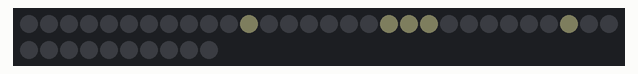
Simulated run of this sketch. Board: Arduino Uno, built with avr-gcc and run on an emulated ATmega328P. Parts: 40 RGB LEDs in strip order, left to right, continuing on the next row. Dim RGB values are drawn brighter than linear; what the sketch prints to the serial monitor is not drawn.

Above: at 1.1 s.
At 2.1 s:
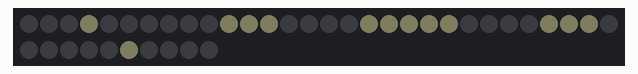
At 3.1 s:
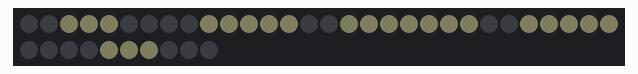
At 4.1 s:
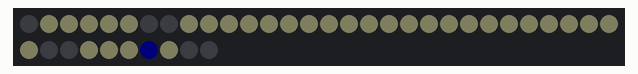
At 5.1 s:
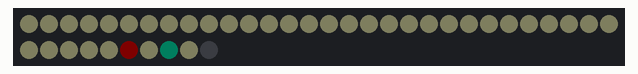

The sketch:

propagating_matrix.ino
```cpp
int rows;
int cols;
int marker = 2;
#include <FastLED.h>
int myLeds[][8] = {
{0, 1, 2, 3, 4, 5, 6, 7},
{8, 9, 10, 11, 12, 13, 14, 15},
{16, 17, 18, 19, 20, 21, 22, 23},
{24, 25, 26, 27, 28, 29, 30, 31},
{32, 33, 34, 35, 36, 37, 38, 39}};

int lightUp[][8] = {{0,0,0,0,0,0,0,0},
                    {0,0,0,0,0,0,0,0},
                    {0,0,0,0,0,0,0,0},
                    {0,0,0,0,0,0,0,0},
                    {0,0,0,0,0,0,0,0}};

#define NUM_LEDS 40
#define DATA_PIN 6
#define BRIGHTNESS 20

CRGB leds[NUM_LEDS];

void setup() {
  Serial.begin(9600);
  // put your setup code here, to run once:
  FastLED.addLeds<NEOPIXEL, DATA_PIN>(leds, NUM_LEDS);
  FastLED.setBrightness(  BRIGHTNESS );
  leds[myLeds[2][3]].setRGB(55,60,40);
  lightUp[2][3] = 1;
  Serial.print(lightUp[2][3]);
  FastLED.show();
  delay(1000);
}

void loop() {
  //light1s();
  addNeighbors(marker);
  marker = marker + 1;
  delay(1000);
}

//Adds the next layer of lights if the board isn't full
void addNeighbors(int level) {
  for (cols = 0; cols < 4; cols++) {
    for (rows = 0; rows < 7; rows++) {
      if (lightUp[cols][rows] == level - 1) {
        leds[myLeds[cols - 1][rows]].setRGB(55,60,40);
        lightUp[cols - 1][rows] = level;
        leds[myLeds[cols + 1][rows]].setRGB(55,60,40);
        lightUp[cols + 1][rows] = level;
        leds[myLeds[cols][rows + 1]].setRGB(55,60,40);
        lightUp[cols][rows + 1] = level;
        leds[myLeds[cols][rows - 1]].setRGB(55,60,40);
        lightUp[cols][rows - 1] = level;
        FastLED.show();
      }
      else if (lightUp[cols][rows] == level - 2 && level != 2) {
        int FastLED_fade_counter = 255;
        for ( int i = 255; i > 0; i--)
        {
          leds[myLeds[cols][rows]].maximizeBrightness(FastLED_fade_counter);  // 'FastLED_fade_counter' How low we want to fade down to 0 = maximum.
          FastLED.show();
          FastLED_fade_counter -- ;  // Decrement
        }
      }
    }
  }

  if (allFull()) {
    delay(1000);
    clearLightUp();
    Serial.print(lightUp[2][3]);
  }
}

//Returns true if the board is completely lit up
boolean allFull() {
  boolean result = true;
  for (cols = 0; cols < 4; cols++){
    for (rows = 0; rows < 7; rows++){
      if (lightUp[cols][rows] == 0) {
        result = false;
      }
    }
  }
  return result;
}

//Clears the board and recalls addNeighbors
void clearLightUp() {
  for (cols = 0; cols < 4; cols++){
    for (rows = 0; rows < 7; rows++){
      lightUp[cols][rows] = 0;
    }
  }
  FastLED.clear();
  FastLED.show();
  leds[myLeds[2][3]].setRGB(55,60,40);
  lightUp[2][3] = 1;

  marker = 2;
  FastLED.show();
  delay(1000);
  addNeighbors(marker);
}
```

Measured:
- by itself, everything shown: repeats every 6.1 s, in 6 steps
- what the display in image 0 shows lasts 1.0 s, from 1.0 s to 2.0 s
